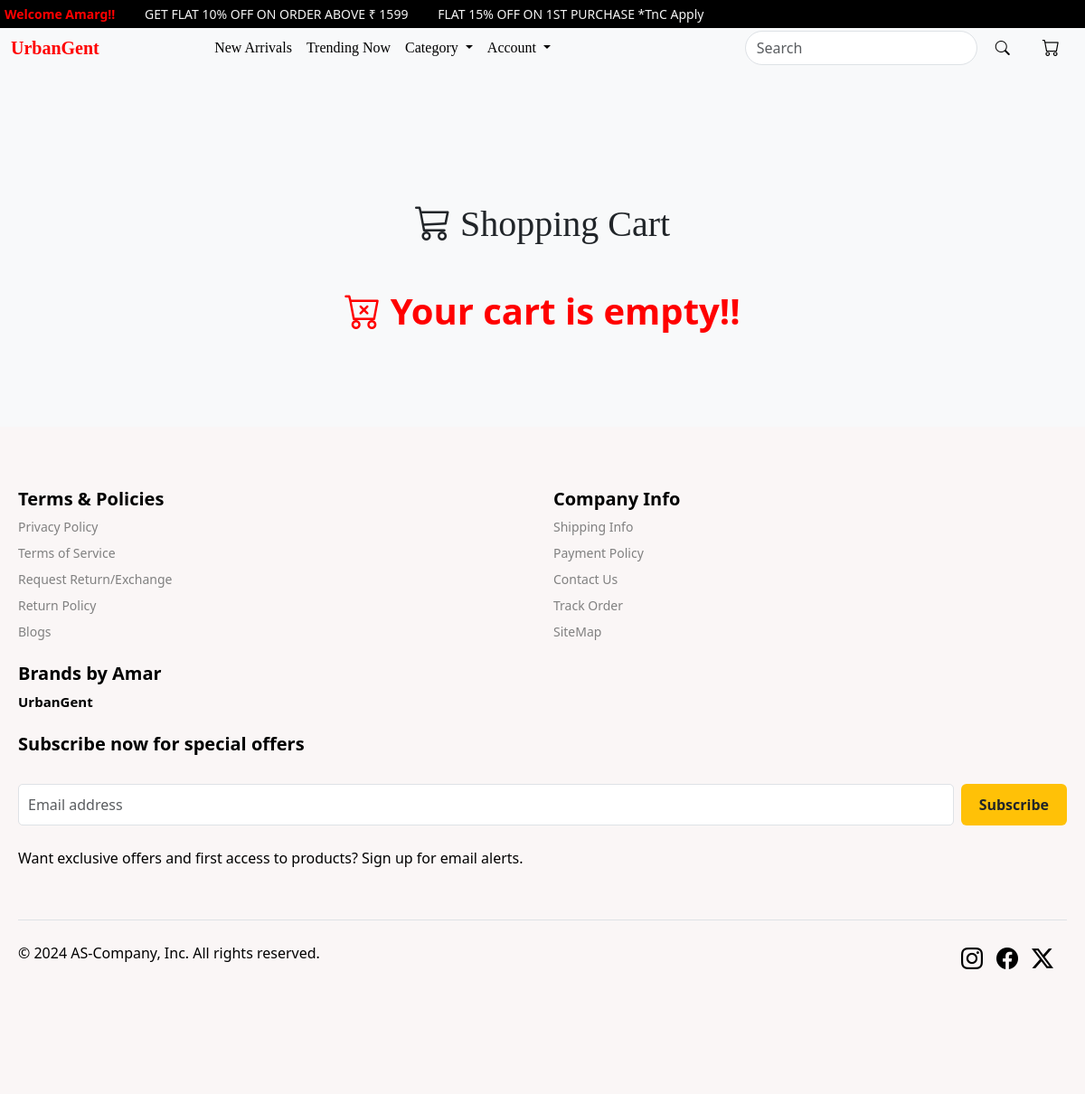
Before: /showcart/ (signed in) with the older database file.
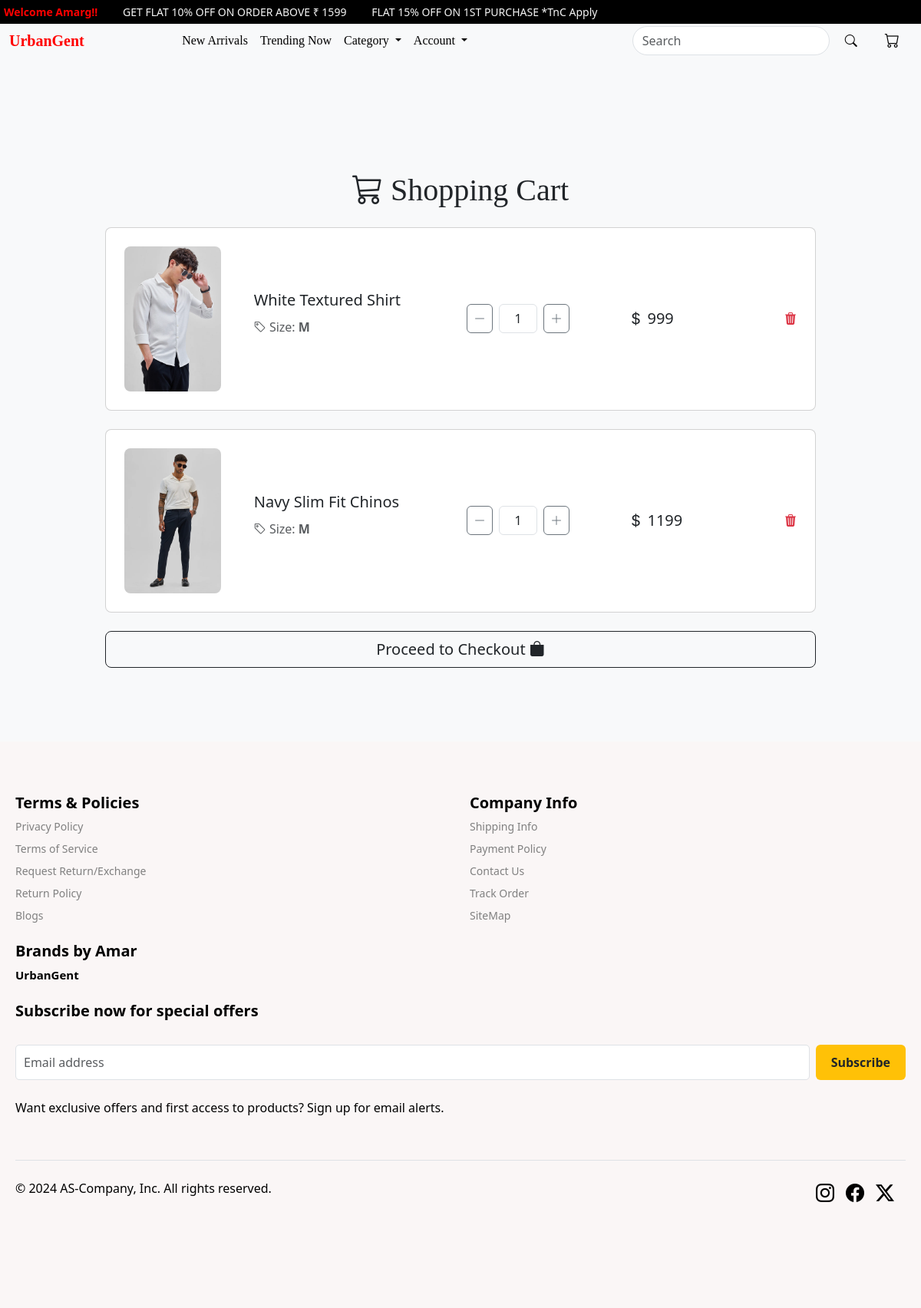
After: the same page with the newer database file.
### core/models.py (models this page shows, shortened)
class CartUpperwear(models.Model):
     user = models.ForeignKey(User, on_delete=models.CASCADE)
     product=models.ForeignKey(new_arrival, on_delete=models.CASCADE)
     quantity=models.PositiveIntegerField(default=1)
     size = models.CharField(default="S", max_length=50)
     @property
     def price_and_quantity_total(self):
        return self.product.discounted_price*self.quantity

class new_arrival(models.Model):
        CATEGORY_CHOICES = [
        ('NEWARRIVAL','newarrival'),
        ('SHIRTS','shirts'),
        ('T_SHIRTS','t-shirts'),
        ('SWEATSHIRTS','sweatshirts'),
        ('TROUSERS','trousers'),
        ('SHORTS','shorts'),
        ('TRENDING','trending')
    ]
        SIZE_CHOICES = [
        ('S', 'Small'),
        ('M', 'Medium'),
        ('L', 'Large'),
        ('XL', 'Extra Large'),
    ]
        name=models.CharField(max_length=100)
        category = models.CharField(max_length=30,choices=CATEGORY_CHOICES)
        short_d = models.CharField(max_length=400)
        desc = models.TextField()
        original_price=models.IntegerField(default=1000)
        discounted_price=models.IntegerField()
        size = models.CharField(max_length=2, choices=SIZE_CHOICES,default='S')
        upperwear_img = models.ImageField(upload_to='new_arrival_img')

### core/views.py (the view)
# urls.py: path('showcart/',views.showcart,name='showcart'),
def showcart(request):
    if request.user.is_authenticated:
        ca=CartUpperwear.objects.filter(user=request.user)
        return render (request,'core/showcart.html',{'ca':ca})
    else:
        return redirect('login')

### core/templates/core/showcart.html (shortened to what this page needs)
{% extends "core/base.html" %}
{% load static %}
{% block content %}
<section class="h-100 py-5" style="margin-top: 100px;">
  <div class="container h-100">
    <div class="row d-flex justify-content-center align-items-center">
      <div class="col-lg-10">
        <div class="text-center mb-4">
          <h3 class="display-6" style="font-family: cursive;"><i class="bi bi-cart3"></i> Shopping Cart</h3>
        </div>
        {% for c in ca %}
        <div class="card rounded-3 mb-4 cart-card">
          <div class="card-body p-4">
            <div class="row d-flex justify-content-between align-items-center">
              <div class="col-md-2 text-center">
                <img src="{{ c.product.upperwear_img.url }}" class="img-fluid rounded-3" alt="Product Image">
              </div>
              <div class="col-md-3">
                <p class="lead fw-normal mb-2">{{ c.product.short_d }}</p>
                <p class="text-muted"><i class="bi bi-tag"></i> Size: <strong>{{ c.size }}</strong></p>
              </div>
              <div class="col-md-3 d-flex align-items-center justify-content-center">
                <a href="{% url 'delete_item' c.id %}" class="btn btn-outline-secondary px-2">
                  <i class="bi bi-dash-lg"></i>
                </a>
                <input id="form1" min="0" name="quantity" value="{{ c.quantity }}" readonly class="form-control text-center mx-2" style="width: 50px; background-color:white;" />
                <a href="{% url 'add_item' c.id %}" class="btn btn-outline-secondary px-2">
                  <i class="bi bi-plus-lg"></i>
                </a>
              </div>
              <div class="col-md-2">
                <h5 class="mb-0"><i class="bi bi-currency-dollar"></i> {{ c.price_and_quantity_total }}</h5>
              </div>
              <div class="col-md-1 text-end">
                <a href="{% url 'delete_cart' c.id %}" class="text-danger">
                  <i class="bi bi-trash3-fill"></i>
                </a>
              </div>
            </div>
          </div>
        </div>
        {% endfor %}
        {% if ca %}
        <div class="d-grid mt-3">
          <a href="{% url 'checkout' %}" class="btn btn-outline-dark btn-lg">
            Proceed to Checkout <i class="bi bi-bag-fill"></i>
          </a>
        </div>
        {% else %}
        <h1 class="empty-cart mt-5"><i class="bi bi-cart-x"></i> Your cart is empty!!</h1>
        {% endif %}
      </div>
    </div>
  </div>
</section>
{% endblock content %}

### core/templates/core/base.html (shortened to what this page needs)
<!doctype html>
{% load static %}
<html lang="en">
  <head>
    <link rel="stylesheet" href="{% static "core/css/bootstrap.min.css" %}">
    <link rel="stylesheet" href="https://cdn.jsdelivr.net/npm/bootstrap-icons@1.11.3/font/bootstrap-icons.min.css">
    <link href="https://cdn.jsdelivr.net/npm/bootstrap@5.3.3/dist/css/bootstrap.min.css" rel="stylesheet">
    <link rel="stylesheet" href="{% static "core/css/core.css" %}">
  </head>
  <body>
     {% include "core/navbar.html" %}
    {% block content %}
    {% endblock content %}
     <br><br>
    {% include "core/footer.html" %}
  </body>
</html>

### core/templates/core/navbar.html (shortened to what this page needs)
{% load static %}
<marquee class="marque" style="background-color:black; white-space: nowrap; overflow: hidden; text-overflow: clip; width: 100%; font-size: 14px; padding: 5px;">
  <span style="color:red; font-weight: bold;">
    {% if request.user.is_authenticated %}
      Welcome {{request.user}}!!
    {% else %}
      <strong>Please Login!!</strong>
    {% endif %}
  </span>
  &nbsp;&nbsp;&nbsp;&nbsp;&nbsp;&nbsp;&nbsp;&nbsp;GET FLAT 10% OFF ON ORDER ABOVE &#8377; 1599
  &nbsp;&nbsp;&nbsp;&nbsp;&nbsp;&nbsp;&nbsp;&nbsp;FLAT 15% OFF ON 1ST PURCHASE *TnC Apply
</marquee>
<nav class="navbar navbar-expand-lg bg-body-tertiary">
  <div class="container-fluid">
    <a class="navbar-brand" href="{% url 'index' %}" id="logo" style="font-family: cursive;"><strong>UrbanGent</strong></a>
    <div class="collapse navbar-collapse justify-content-center" id="navbarSupportedContent">
      <ul class="navbar-nav mx-auto mb-2 mb-lg-0 text-center">
        <li class="nav-item">
          <a class="nav-link active" href="{% url 'newarrival' %}" id="navbarbtns" style="font-family: cursive;">New Arrivals</a>
        </li>
        <li class="nav-item">
          <a class="nav-link" href="{% url 'trending' %}" id="navbarbtns" style="font-family: cursive;">Trending Now</a>
        </li>
        <li class="nav-item dropdown">
          <a class="nav-link dropdown-toggle" href="#" role="button" data-bs-toggle="dropdown" aria-expanded="false" id="navbarbtns" style="font-family: cursive;">
            Category
          </a>
        </li>
        <li class="nav-item dropdown">
          <a class="nav-link dropdown-toggle" href="#" role="button" data-bs-toggle="dropdown" aria-expanded="false" id="navbarbtns" style="font-family: cursive;">
            Account
          </a>
        </li>
      </ul>
      <form class="d-flex ms-auto text-center" role="search" action="{% url 'product_search' %}">
        <input class="form-control me-2" type="search" placeholder="Search" aria-label="Search" id="searchbar" name="q" value="{{ query }}">
        <button class="btn" type="submit" id="searchbtn"><i class="bi bi-search"></i></button>
      </form>
      <ul class="navbar-nav ms-3">
        <li class="nav-item" id="navbarbtns">
          <a class="nav-link" href="{% url 'showcart' %}">
            <i class="bi bi-cart" style="font-size: 1.2rem; margin-right: 8px; color: black;" id="navbarbtns"></i>
          </a>
        </li>
      </ul>
    </div>
  </div>
</nav>

### core/templates/core/footer.html (shortened to what this page needs)
{% load static %}
<div class="container-fluid footer-container">
  <footer class="py-5">
    <div class="row">
      <div class="col-6 footer-policy mb-3">
        <h5>Terms & Policies</h5>
        <ul class="nav flex-column">
          <li class="nav-item mb-2"><a href="#" class="nav-link p-0">Privacy Policy</a></li>
          <li class="nav-item mb-2"><a href="#" class="nav-link p-0">Terms of Service</a></li>
          <li class="nav-item mb-2"><a href="#" class="nav-link p-0">Request Return/Exchange</a></li>
          <li class="nav-item mb-2"><a href="#" class="nav-link p-0">Return Policy</a></li>
          <li class="nav-item mb-2"><a href="#" class="nav-link p-0">Blogs</a></li>
        </ul>
      </div>
      <div class="col-6 footer-info mb-3">
        <h5>Company Info</h5>
        <ul class="nav flex-column">
          <li class="nav-item mb-2"><a href="#" class="nav-link p-0">Shipping Info</a></li>
          <li class="nav-item mb-2"><a href="#" class="nav-link p-0">Payment Policy</a></li>
          <li class="nav-item mb-2"><a href="#" class="nav-link p-0">Contact Us</a></li>
          <li class="nav-item mb-2"><a href="#" class="nav-link p-0">Track Order</a></li>
          <li class="nav-item mb-2"><a href="#" class="nav-link p-0">SiteMap</a></li>
        </ul>
      </div>
      <div class="col-6 footer-brand mb-3">
        <h5>Brands by Amar</h5>
        <ul class="nav flex-column">
          <li class="nav-item mb-2"><a href="#" class="nav-link p-0"><span class="f-urban">UrbanGent</span></a></li>
        </ul>
      </div>
      <div class="footer-mail mb-3">
        <form>
          <h5>Subscribe now for special offers</h5>
          <br>
          <div class="d-flex flex-column flex-sm-row w-100 gap-2">
            <input id="newsletter1" type="text" class="form-control subscribe-input" placeholder="Email address">
            <button class="btn subscribe-button" type="button">Subscribe</button>
          </div>
          <br>
          <p>Want exclusive offers and first access to products? Sign up for email alerts.</p>
        </form>
      </div>
    </div>
    <div class="d-flex flex-column flex-sm-row justify-content-between py-4 my-4 border-top">
      <p>&copy; 2024 AS-Company, Inc. All rights reserved.</p>
      <ul class="list-unstyled d-flex social-icons">
        <li><a href="https://www.instagram.com/" target="_blank"><i class="bi bi-instagram"></i></a></li>
        <li><a href="https://www.facebook.com/login.php/" target="_blank"><i class="bi bi-facebook"></i></a></li>
        <li><a href="https://x.com/?lang=en&mx=2" target="_blank"><i class="bi bi-twitter-x"></i></a></li>
      </ul>
    </div>
  </footer>
</div>

### core/static/core/css/core.css (style rules this page uses)
* { margin: 0; padding: 0; box-sizing: border-box; }

### core/templates/core/showcart.html (style rules this page uses)
body { background-color: #f8f9fa; }
.cart-card { transition: transform 0.2s ease-in-out; }
.btn-outline-dark { transition: all 0.3s ease; }

### core/templates/core/footer.html (style rules this page uses)
.footer-container { color: black; background-color: rgb(250, 246, 246); width: 100%; max-width: 100vw; padding: 20px; margin: 0 auto; overflow: hidden; }
.footer-container h5 { font-weight: bold; color: black; }
.footer-container .nav-link { color: gray; font-size: 14px; transition: color 0.3s ease-in-out; }
.subscribe-input { border-radius: 5px; padding: 10px; width: 100%; }
.subscribe-button { background-color: #ffc107; border: none; padding: 10px 20px; font-weight: bold; cursor: pointer; transition: background-color 0.3s; }
.social-icons a { font-size: 1.5rem; color: black; margin-right: 15px; transition: transform 0.3s ease-in-out, color 0.3s; }
.f-urban { color: black; font-weight: bold; font-size: 15px; }

Changed rows visible on the page:
added CartUpperwear: product.upperwear_img (picture), product.short_d "White Textured Shirt", size "M", quantity "1", price_and_quantity_total "999"
added CartUpperwear: product.upperwear_img (picture), product.short_d "Navy Slim Fit Chinos", size "M", quantity "1", price_and_quantity_total "1199"
Other visible differences:
text no longer shown: "Your cart is empty!!"
text now shown: "Proceed to Checkout"
